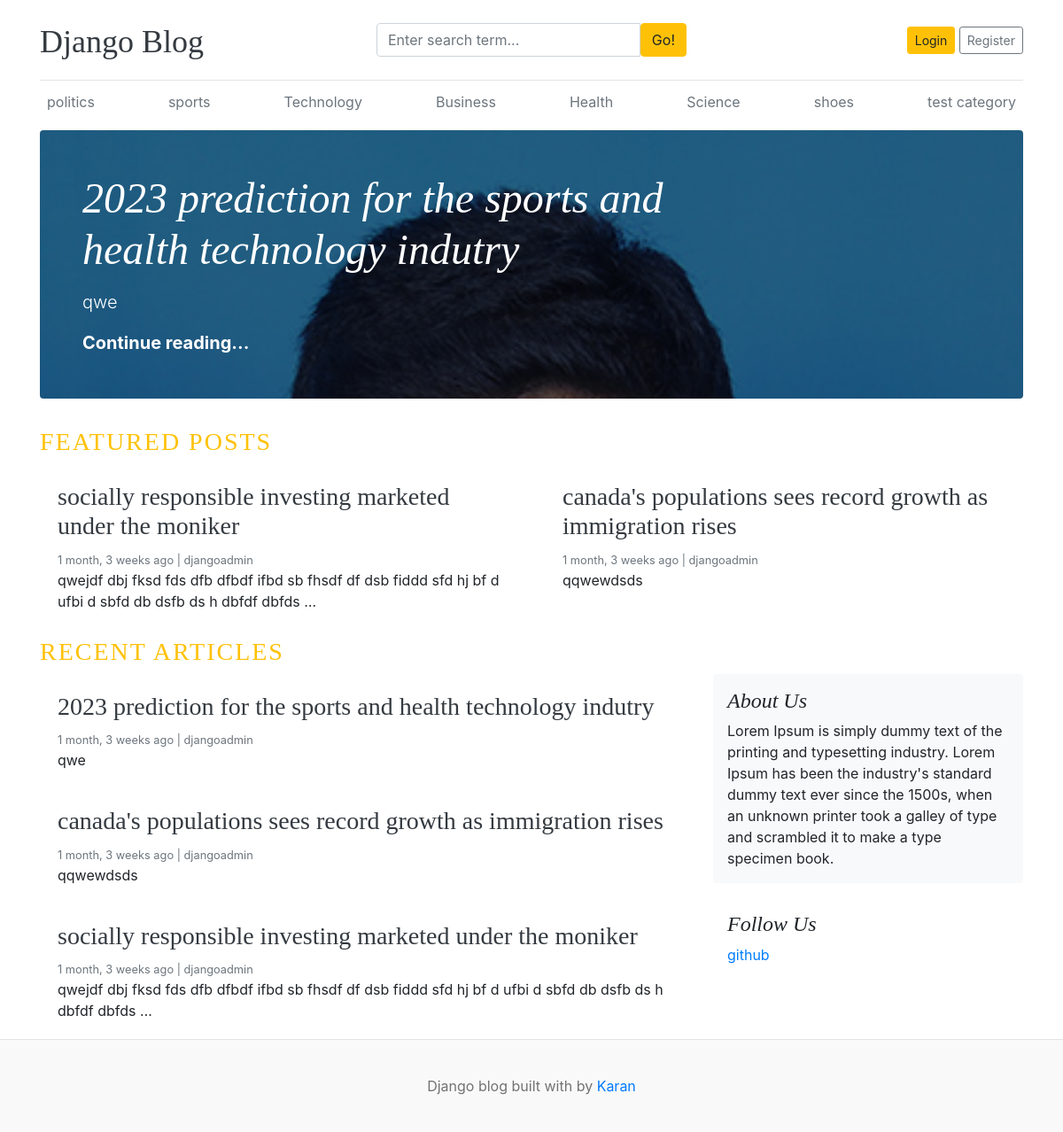
The page / on the database its author committed.
### blogs/models.py (models this page shows, shortened)
class Category(models.Model):
    category_name = models.CharField(max_length=50, unique=True)
    created_at = models.DateTimeField(auto_now_add=True)
    updated_at = models.DateTimeField(auto_now=True)
    class Meta:
        verbose_name_plural = 'categories'

class Blog(models.Model):
    title = models.CharField(max_length=100)
    slug = models.SlugField(max_length=150, unique=True, blank=True)
    category = models.ForeignKey(Category, on_delete=models.CASCADE)
    author = models.ForeignKey(User, on_delete=models.CASCADE)
    featured_image = models.ImageField(upload_to='uploads/%Y/%m/%d')
    short_description = models.TextField(max_length=500)
    blog_body = models.TextField(max_length=2000)
    status = models.CharField(max_length=20, choices=STATUS_CHOCIES, default="Draft")
    is_featured = models.BooleanField(default=False)
    created_at = models.DateTimeField(auto_now_add=True)
    updated_at = models.DateTimeField(auto_now=True)

### assignments/models.py (models this page shows, shortened)
class About(models.Model):
    about_heading = models.CharField(max_length=25)
    about_description = models.TextField(max_length=255)
    created_at = models.DateTimeField(auto_now_add=True)
    updated_at = models.DateTimeField(auto_now=True)
    class Meta:
        verbose_name_plural = 'About'

class SocialLink(models.Model):
    platform = models.CharField(max_length=25)
    link = models.URLField(max_length=100)
    created_at = models.DateTimeField(auto_now_add=True)
    updated_at = models.DateTimeField(auto_now=True)

### blog_main/views.py (the view)
# urls.py: 2. Add a URL to urlpatterns:  path('', views.home, name='home')
def home(request):
    featured_posts = Blog.objects.filter(is_featured=True, status='Published').order_by('updated_at')
    posts = Blog.objects.filter(is_featured=True, status='Published')
    try:
        about = About.objects.get()
    except:
        about = None
    context = {
        'featured_posts': featured_posts,
        'posts': posts,
        'about': about,
    }
    return render(request, 'home.html',context)

### blogs/context_processors.py (called while the page is built)
def get_categories(request):
    categories = Category.objects.all()
    return dict(categories=categories)

def get_social_links(request):
    social_links = SocialLink.objects.all()
    return dict(social_links=social_links)

### templates/home.html
{% extends "base.html" %}
{% block content %}
{% for post in featured_posts %}
  {% if forloop.first %}
  <div class="jumbotron p-3 p-md-5 text-white rounded bg-dark" style="background-image: url({{post.featured_image.url}});background-blend-mode: overlay;background-size:cover;">
      <div class="col-md-8 px-0">
        <h1 class="display-4 font-italic">{{post.title}}</h1>
        <p class="lead my-3">{{post.short_description | truncatewords:25}}</p>
        <p class="lead mb-0"><a href="{% url 'blogs' post.slug %}" class="text-white font-weight-bold">Continue reading...</a></p>
      </div>
  </div>
  {% endif %}
{% endfor %}
  <h3 class="text-uppercase text-warning" style="letter-spacing: 2px">Featured Posts</h3>
  <div class="row mb-2">
    {% for post in featured_posts %}
      {% if not forloop.first %}
      <div class="col-md-6">
        <div class="card border-0" >
          <div class="card-body">
            <h3><a href="{% url 'blogs' post.slug %}" class="text-dark">{{post.title}}</a></h3>
            <small class="mb-1 text-muted">{{post.created_at | timesince}} ago | {{post.author}}</small>
            <p class="card-text">{{post.short_description | truncatewords:25}}</p>
        </div>
        </div>
      </div>
      {% endif %}
    {% endfor %}
  </div>
  <h3 class="text-uppercase text-warning" style="letter-spacing: 2px">Recent Articles</h3>
  <main role="main" class="container p-0">
    <div class="row">
      <div class="col-md-8 blog-main">
        {% for post in posts %}
          <div class="card border-0" >
            <div class="card-body">
              <h3><a href="{% url 'blogs' post.slug %}" class="text-dark">{{post.title}}</a></h3>
              <small class="mb-1 text-muted">{{post.created_at | timesince}} ago | {{post.author}}</small>
              <p class="card-text">{{post.short_description | truncatewords:25}}</p>
          </div>
          </div>
        {% endfor %}
      </div>
      <aside class="col-md-4 blog-sidebar">
        <div class="p-3 mb-3 bg-light rounded">
          <h4 class="font-italic">{{about.about_heading}}</h4>
          <p class="mb-0">{{about.about_description}}</p>
        </div>
        {% if social_links %}
        <div class="p-3">
          <h4 class="font-italic">Follow Us</h4>
          <ol class="list-unstyled">
            {% for i in social_links %}
            <li><a href="{{i.link}}" target="_blank">{{ i.platform }}</a></li>
            {% endfor %}
          </ol>
        </div>
        {% endif %}
      </aside>
    </div>
  </main>
</div>
{% endblock %}

### templates/base.html (shortened to what this page needs)
{% load static %}
<!DOCTYPE html>
<html lang="en">
<head>
    <link href="https://getbootstrap.com/docs/4.0/dist/css/bootstrap.min.css" rel="stylesheet">
    <link href="{% static 'css/blog.css' %}" rel="stylesheet">
    <link rel="stylesheet" href="https://cdnjs.cloudflare.com/ajax/libs/font-awesome/4.7.0/css/font-awesome.min.css">
  </head>
<body>
    <div class="container">
      <header class="blog-header py-3">
        <div class="row flex-nowrap justify-content-between align-items-center">
          <div class="col-4 pt-1">
            <a class="blog-header-logo text-dark" href="/">Django Blog</a>
          </div>
          <div class="col-4">
            <form action="{% url 'search' %}" method="GET">
              <div class="input-group">
                <input class="form-control" type="text" name="keyword" value="{{keyword}}" placeholder="Enter search term..." aria-label="Enter search term..." aria-describedby="button-search" />
                <button type="submit" class="btn btn-warning" id="button-search" type="button">Go!</button>
              </div>
            </form>
          </div>
          <div class="col-4 d-flex justify-content-end align-items-center">
            {% if not user.is_authenticated %}
            <a class="btn btn-sm btn-warning" href="{% url 'login' %}">Login</a> &nbsp;
            <a class="btn btn-sm btn-outline-secondary" href="{% url 'register' %}">Register</a>
            {% else %}
            <span><a href="{% url 'dashboard' %}">Dashboard</a></span>&emsp;
            <span><a href="{% url 'logout' %}">Logout</a></span>
            {% endif %}
          </div>
        </div>
      </header>
      <div class="nav-scroller py-1 mb-2">
        <nav class="nav d-flex justify-content-between">
          {% for cat in categories %}
          <a class="p-2 text-muted" href="{% url 'posts_by_category' cat.id %}">{{cat.category_name}}</a>
          {% endfor %}
        </nav>
      </div>
{% block content %}
{% endblock  %}
      <footer class="blog-footer">
        <p class="text-center">Django blog built with  by <a href="#">Karan</a></p>
      </footer>
      </body>
      </html>

### blog_main/static/css/blog.css (style rules this page uses)
.blog-header { border-bottom: 1px solid #e5e5e5; }
.blog-header-logo { font-family: "Playfair Display", Georgia, "Times New Roman", serif; font-size: 2.25rem; }
h1, h2, h3, h4, h5, h6 { font-family: "Playfair Display", Georgia, "Times New Roman", serif; }
.display-4 { font-size: 2.5rem; }
@media (min-width: 768px) { .display-4 { font-size: 3rem; } }
.blog-footer { padding: 2.5rem 0; color: #727272; text-align: center; background-color: #f9f9f9; border-top: .05rem solid #e5e5e5; }
.blog-footer p:last-child { margin-bottom: 0; }

### rows shown on the page
Category: category_name "politics"
Category: category_name "sports"
Category: category_name "Technology"
Category: category_name "Business"
Category: category_name "Health"
Category: category_name "Science"
Category: category_name "shoes"
Category: category_name "test category"
Blog: featured_image (picture), title "2023 prediction for the sports and health technology indutry", short_description "qwe", created_at "1 month, 3 weeks", author "djangoadmin"
Blog: title "socially responsible investing marketed under the moniker", created_at "1 month, 3 weeks", author "djangoadmin", short_description "qwejdf dbj fksd fds dfb dfbdf ifbd sb fhsdf df dsb fiddd sfd hj bf d ufbi d sbfd db dsfb ds h dbfdf dbfds …"
Blog: title "canada's populations sees record growth as immigration rises", created_at "1 month, 3 weeks", author "djangoadmin", short_description "qqwewdsds"
About: about_heading "About Us", about_description "Lorem Ipsum is simply dummy text of the printing and typesetting industry. Lorem Ipsum has been the industry's standard dummy text ever since the 1500s, when an unknown printer took a galley of type and scrambled it to make a type specimen book."
SocialLink: platform "github"
